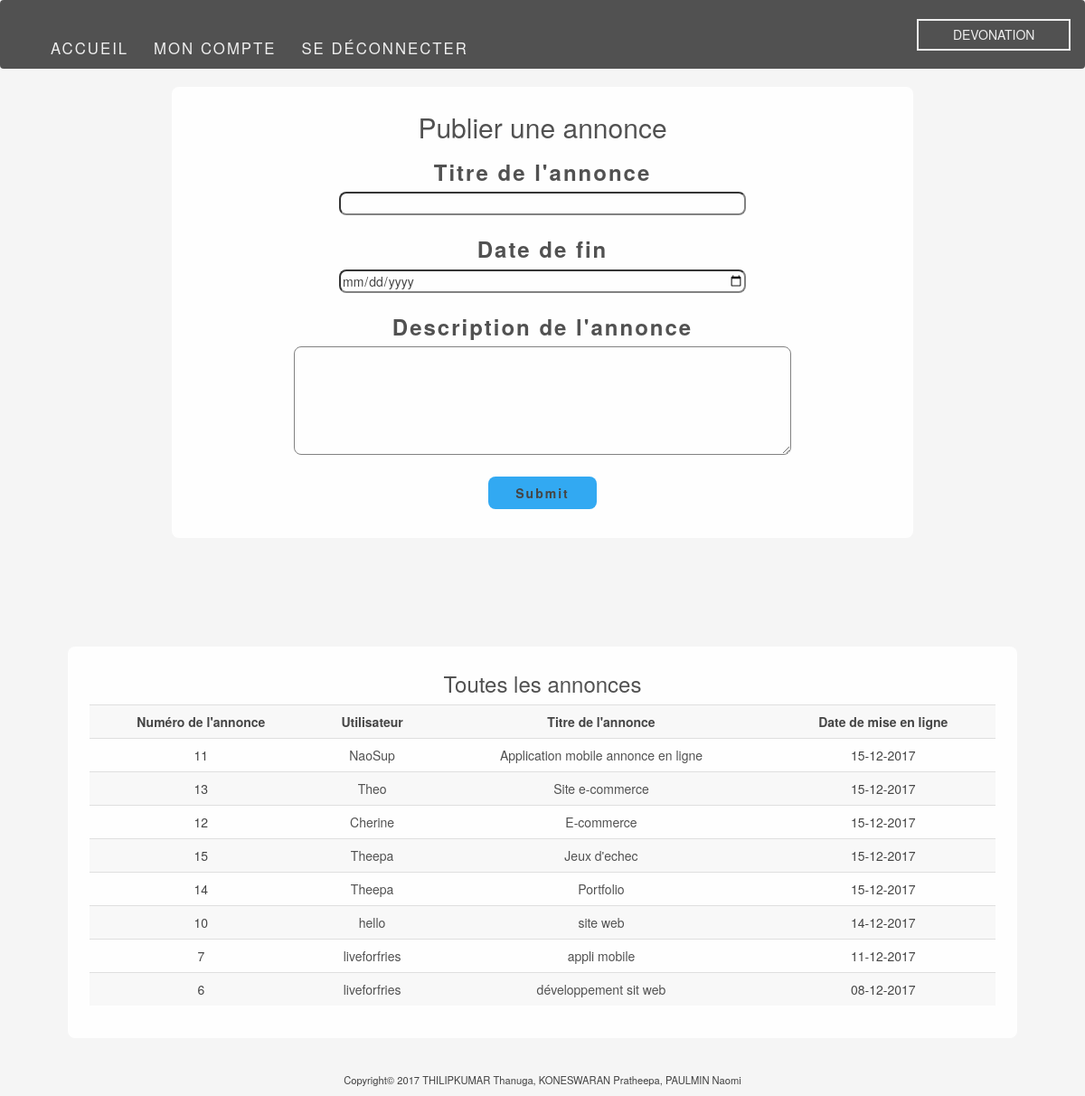
Page / (signed in) on the committed database.
### tables this page shows
CREATE TABLE IF NOT EXISTS `ad` (
  `id_ad` int(11) NOT NULL AUTO_INCREMENT,
  `title` varchar(50) NOT NULL,
  `ad_date` datetime NOT NULL,
  `deadline` date DEFAULT NULL,
  `description` text,
  `id_user` int(11) NOT NULL,
  PRIMARY KEY (`id_ad`),
  KEY `FK_ad_id_user` (`id_user`)
);

CREATE TABLE IF NOT EXISTS `user` (
  `id_user` int(11) NOT NULL AUTO_INCREMENT,
  `username` varchar(25) NOT NULL,
  `last_name` varchar(30) NOT NULL,
  `first_name` varchar(30) NOT NULL,
  `mail` varchar(50) NOT NULL,
  `password` varchar(255) NOT NULL,
  `phone` varchar(15) DEFAULT NULL,
  `profile_photo` varchar(255) DEFAULT NULL,
  `description` varchar(500) DEFAULT NULL,
  `github` varchar(255) DEFAULT NULL,
  `linkedin` varchar(255) DEFAULT NULL,
  `perso` varchar(255) DEFAULT NULL,
  PRIMARY KEY (`id_user`),
  UNIQUE KEY `username` (`username`,`mail`)
);

### index.php (the view, shortened to what this page needs)
<!doctype html>
<html lang="fr">
<head>
    <link rel="stylesheet" href="https://maxcdn.bootstrapcdn.com/bootstrap/3.3.7/css/bootstrap.min.css"
>
    <link rel="stylesheet" href="./CSS/header.css">
</head>
<body>
<?php require('includes/header.php');
if (isset($_SESSION['id'])) {
    ?>
    <div class="row">
            <div class="form content col-xs-10 col-xs-offset-1 col-sm-10 col-sm-offset-1 col-md-8 col-md-offset-2 col-lg-8 col-lg-offset-2">
                <h2>Publier une annonce</h2>
                <form action="" method="post">
                    <label for="title">Titre de l'annonce</label><br>
                    <input type="text" name="title" id="title" value="<?php if (isset($_POST['title'])) {
                        echo $_POST['title'];
                    } ?>"><br><br>
                    <label for="deadline">Date de fin</label><br>
                    <input type="date" name="deadline" id="deadline" value=""><br><br>
                    <label for="description">Description de l'annonce</label><br>
                    <textarea name="description" id="content" cols="80" rows="10"></textarea><br><br>
                    <input type="submit" content="S'inscrire" class="btn">
                </form>
            </div>
            <div class="row">
                <div class="ads content col-xs-10 col-xs-offset-1 col-sm-10 col-sm-offset-1 col-md-10 col-md-offset-1 col-lg-10 col-lg-offset-1">
                    <h3>Toutes les annonces</h3>
                    <table class="table table-striped table-hover">
                        <tr class="entete">
                            <td><b>Numéro de l'annonce</b></td>
                            <td><b>Utilisateur</b></td>
                            <td><b>Titre de l'annonce</b></td>
                            <td><b>Date de mise en ligne</b></td>
                        </tr>
                        <?php
                        $req = $db->query("SELECT * FROM ad ORDER BY ad_date desc");
                        $ads = $req->fetchAll();
                        foreach ($ads as $ad) {
                            $id_user = $ad['id_user'];
                            $req = $db->query("SELECT * FROM user WHERE id_user = $id_user");
                            $user = $req->fetch();
                            ?>
                            <tr>
                                <td>
                                    <?php echo $ad['id_ad']; ?>
                                </td>
                                <td>
                                    <a href="Profil/profil_infos_utilisateur.php?id_user=<?php echo $ad['id_user']?>" class="dark_link">
                                    <?php echo $user['username']; ?>
                                    </a>
                                </td>
                                <td>
                                    <a href="annonce.php?id_ad=<?php echo $ad['id_ad']?>" class="dark_link">
                                    <?php echo $ad['title']; ?>
                                    </a>
                                </td>
                                <td>
                                    <?php
                                    if (isset($ad['ad_date'])) {
                                        $array = explode(" ", $ad['ad_date']);
                                        $date = explode("-",$array[0]);
                                        $new_date = "$date[2]-$date[1]-$date[0]";
                                        echo $new_date;
                                    }
                                    ?>
                                </td>
                            </tr>
                            <?php
                        }
                        ?>
                    </table>
                </div>
            </div>
    </div>
    <?php
}

### CSS/header.css (style rules this page uses)
html { min-height: 100%; }
body { position: relative; background-color: #f5f5f5; }
h1, h2, h3, h4, h5, h6, p, a, label { color: #404040; }
.content { text-align: center; background: white; margin-top: 15vh; border-radius: 8px; opacity: 0.9; }
form { margin: 2vh 2vw; }
form input { margin: 1vh 1vw; width: 450px; }
.content form label { font-size: x-large; }
.content form #content { width: 550px; height: 15vh; border-radius: 8px; padding: 1vh 1vw; }
.btn { width: 120px; background: #1da1f2; border: none; border-radius: 8px; padding: 1vh 1.5vw; font-weight: bold; }
.ads { background: #ffffff; border-radius: 8px; padding: 1vh 2vw 2vh; opacity: 0.9; margin-bottom: 8vh; }
.ads a { color: #404040; }
.ads h3, .entete { text-align: center; }
.form { margin-top: 12vh; background: #ffffff; border-radius: 8px; padding: 1vh 2vw 2vh; text-align: center; opacity: 0.9; }
.form label,.form h3, .btn, li { letter-spacing: 2px; }
.form input { border-radius: 8px; margin: auto; }
.footer { position: absolute; font-size: 0.8em; color: #eeeeee; bottom: 0; text-align: center; width:100%; }

### rows in the picture
ad: id_ad "11", id_user.username "NaoSup", title "Application mobile annonce en ligne", ad_date "15-12-2017"
ad: id_ad "13", id_user.username "Theo", title "Site e-commerce", ad_date "15-12-2017"
ad: id_ad "12", id_user.username "Cherine", title "E-commerce", ad_date "15-12-2017"
ad: id_ad "15", id_user.username "Theepa", title "Jeux d'echec", ad_date "15-12-2017"
ad: id_ad "14", id_user.username "Theepa", title "Portfolio", ad_date "15-12-2017"
ad: id_ad "10", id_user.username "hello", title "site web", ad_date "14-12-2017"
ad: id_ad "7", id_user.username "liveforfries", title "appli mobile", ad_date "11-12-2017"
ad: id_ad "6", id_user.username "liveforfries", title "développement sit web", ad_date "08-12-2017"
